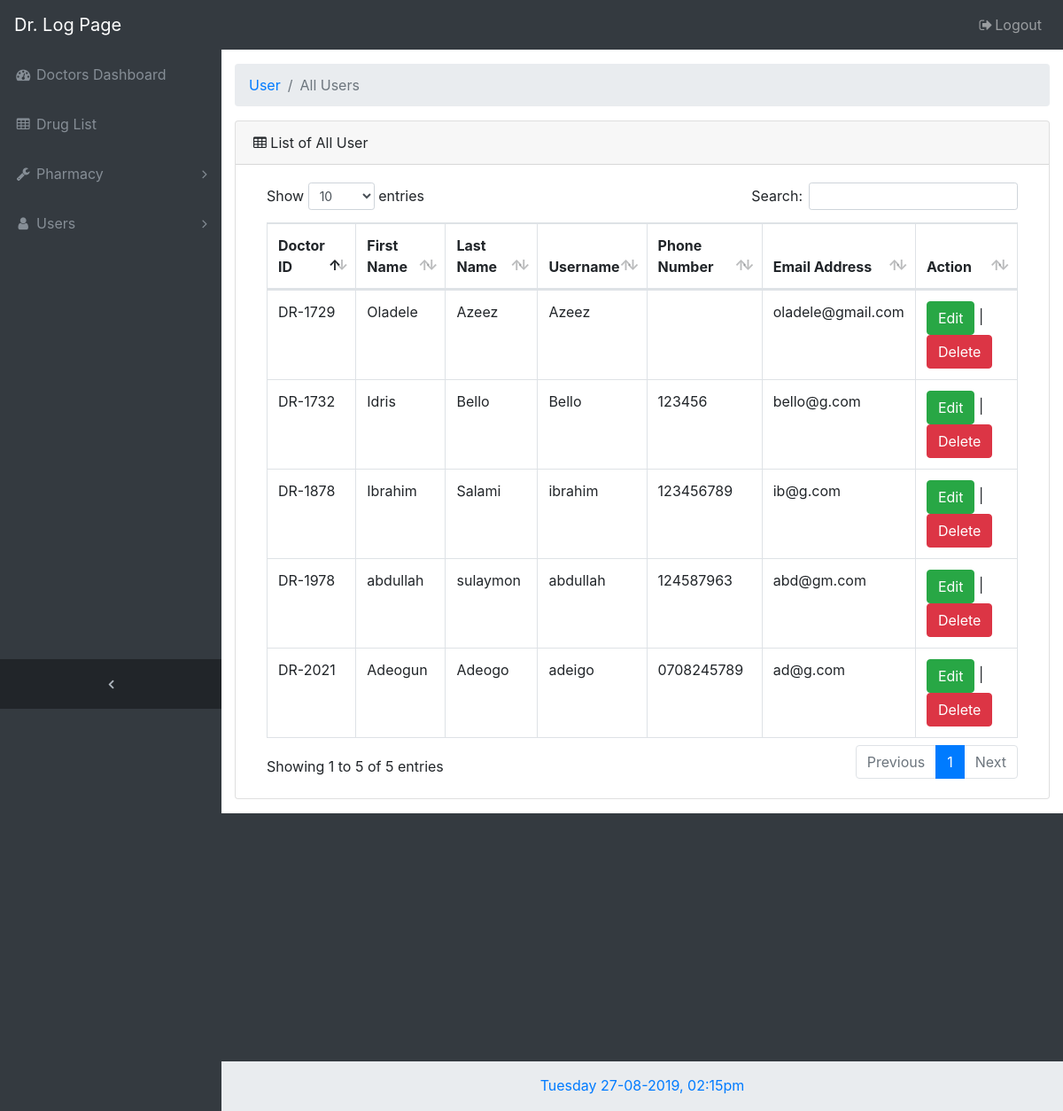
/doctor/alluser.php (signed in), run on the app's committed database.
### tables this page shows
CREATE TABLE `tbldoctor` (
  `doctorID` varchar(50) NOT NULL,
  `firstname` varchar(255) NOT NULL,
  `lastname` varchar(255) NOT NULL,
  `username` varchar(255) NOT NULL,
  `password` varchar(255) NOT NULL,
  `email` varchar(255) NOT NULL,
  `phone` varchar(20) NOT NULL
);

### doctor/alluser.php (the view, shortened to what this page needs)
<?php include("../includes/dbconnection.php");?>
<!DOCTYPE html>
<html lang="en">
<head>
  <link href="../vendor/bootstrap/css/bootstrap.min.css" rel="stylesheet">
  <link href="../vendor/font-awesome/css/font-awesome.min.css" rel="stylesheet" type="text/css">
  <link href="../vendor/datatables/dataTables.bootstrap4.css" rel="stylesheet">
  <link href="../css/sb-admin.css" rel="stylesheet">
</head>
<body class="fixed-nav sticky-footer bg-dark" id="page-top">
  <nav class="navbar navbar-expand-lg navbar-dark bg-dark fixed-top" id="mainNav">
    <a class="navbar-brand" href="doctorpage.php">Dr. Log Page</a>
    <div class="collapse navbar-collapse" id="navbarResponsive">
      <ul class="navbar-nav navbar-sidenav" id="exampleAccordion">
        <li class="nav-item" data-toggle="tooltip" data-placement="right" title="Doctor's Dashboard">
          <a class="nav-link" href="doctorpage.php">
            <i class="fa fa-fw fa-dashboard"></i>
            <span class="nav-link-text">Doctors Dashboard</span>
          </a>
        </li>
        <li class="nav-item" data-toggle="tooltip" data-placement="right" title="Drug List">
          <a class="nav-link" href="druglist.php">
            <i class="fa fa-fw fa-table"></i>
            <span class="nav-link-text">Drug List</span>
          </a>
        </li>
        <li class="nav-item" data-toggle="tooltip" data-placement="right" title="Pharmacy">
          <a class="nav-link nav-link-collapse collapsed" data-toggle="collapse" href="#collapseComponents" data-parent="#exampleAccordion">
            <i class="fa fa-fw fa-wrench"></i>
            <span class="nav-link-text">Pharmacy</span>
          </a>
        </li>
        <li class="nav-item" data-toggle="tooltip" data-placement="right" title="Users">
          <a class="nav-link nav-link-collapse collapsed" data-toggle="collapse" href="#collapseComponent" data-parent="#exampleAccordion">
            <i class="fa fa-fw fa-user"></i>
            <span class="nav-link-text">Users</span>
          </a>
        </li>
      </ul>
      <ul class="navbar-nav sidenav-toggler">
        <li class="nav-item">
          <a class="nav-link text-center" id="sidenavToggler">
            <i class="fa fa-fw fa-angle-left"></i>
          </a>
        </li>
      </ul>
      <ul class="navbar-nav ml-auto">
        <li class="nav-item">
          <a class="nav-link" data-toggle="modal" data-target="#exampleModal">
            <i class="fa fa-fw fa-sign-out"></i>Logout</a>
        </li>
      </ul>
    </div>
  </nav>
  <div class="content-wrapper">
    <div class="container-fluid">
      <ol class="breadcrumb">
        <li class="breadcrumb-item">
          <a href="#">User</a>
        </li>
        <li class="breadcrumb-item active">All Users</li>
      </ol>
      <div class="card mb-3">
        <div class="card-header">
          <i class="fa fa-table"></i> List of All User</div>
        <div class="card-body">
          <div class="table-responsive">
            <table class="table table-bordered" id="dataTable" width="100%" cellspacing="0">
              <thead>
                <tr>
                  <th>Doctor ID</th>
                  <th>First Name</th>
                  <th>Last Name</th>
                  <th>Username</th>
                  <th>Phone Number</th>
                  <th>Email Address</th>
                  <th>Action</th>
                </tr>
              </thead>
              <tbody>
                  <?php
                    $query = "SELECT * FROM `tbldoctor`";
                    $result = mysqli_query($dbConnect, $query) or die("cant connect to database!");
                      while ($row = mysqli_fetch_assoc($result)) {?>
                    <tr>
                  <td><?php echo $row['doctorID']; ?></td>
                  <td><?php echo $row['firstname']; ?></td>
                  <td><?php echo $row['lastname']; ?></td>
                  <td><?php echo $row['username']; ?></td>
                  <td><?php echo $row['phone']; ?></td>
                  <td><?php echo $row['email']; ?></td>
                  <td><button class="btn btn-success">Edit</button> <span>|</span> <button class="btn btn-danger" data-toggle="modal" data-target="#deleteModal">Delete</button> </td>
                </tr>
                      <?php }?>
              </tbody>
            </table>
          </div>
        </div>
      </div>
    </div>
    <footer class="sticky-footer">
      <div class="container">
        <div class="text-center">
          <p class="text-primary"><?php echo date("l d-m-Y, h:ia");?></p>>
        </div>
      </div>
    </footer>
  </div>
</body>
</html>

### css/sb-admin.css (style rules this page uses)
html { position: relative; min-height: 100%; }
body { overflow-x: hidden; }
body.sticky-footer { margin-bottom: 56px; }
body.sticky-footer .content-wrapper { min-height: calc(100vh - 56px - 56px); }
body.fixed-nav { padding-top: 56px; }
.content-wrapper { min-height: calc(100vh - 56px); padding-top: 1rem; }
#mainNav .navbar-collapse { overflow: auto; max-height: 75vh; }
#mainNav .navbar-collapse .navbar-nav .nav-item .nav-link { cursor: pointer; }
#mainNav .navbar-collapse .navbar-sidenav .nav-link-collapse:after { float: right; content: '\f107'; font-family: 'FontAwesome'; }
#mainNav .navbar-collapse .navbar-sidenav .nav-link-collapse.collapsed:after { content: '\f105'; }
#mainNav .navbar-collapse .sidenav-toggler { display: none; }
@media (min-width: 992px) { #mainNav .navbar-brand { width: 250px; } }
@media (min-width: 992px) { #mainNav .navbar-collapse { overflow: visible; max-height: none; } }
@media (min-width: 992px) { #mainNav .navbar-collapse .navbar-sidenav { position: absolute; top: 0; left: 0; -webkit-flex-direction: column; -ms-flex-direction: column; flex-direction: column; margin-top: 56px; } }
@media (min-width: 992px) { #mainNav .navbar-collapse .navbar-sidenav>.nav-item { width: 250px; padding: 0; } }
@media (min-width: 992px) { #mainNav .navbar-collapse .navbar-sidenav>.nav-item>.nav-link { padding: 1em; } }
#mainNav.fixed-top .sidenav-toggler { display: none; }
@media (min-width: 992px) { #mainNav.fixed-top .navbar-sidenav { height: calc(100vh - 112px); } }
@media (min-width: 992px) { #mainNav.fixed-top .sidenav-toggler { position: absolute; top: 0; left: 0; display: flex; -webkit-flex-direction: column; -ms-flex-direction: column; flex-direction: column; margin-top: calc(100vh - 56px); } }
@media (min-width: 992px) { #mainNav.fixed-top .sidenav-toggler>.nav-item { width: 250px; padding: 0; } }
@media (min-width: 992px) { #mainNav.fixed-top .sidenav-toggler>.nav-item>.nav-link { padding: 1em; } }
#mainNav.fixed-top.navbar-dark .sidenav-toggler { background-color: #212529; }
#mainNav.fixed-top.navbar-dark .sidenav-toggler a i { color: #adb5bd; }
.content-wrapper { overflow-x: hidden; background: white; }
@media (min-width: 992px) { .content-wrapper { margin-left: 250px; } }
#sidenavToggler i { font-weight: 800; }
#mainNav.navbar-dark .navbar-collapse .navbar-sidenav .nav-link-collapse:after { color: #868e96; }
#mainNav.navbar-dark .navbar-collapse .navbar-sidenav>.nav-item>.nav-link { color: #868e96; }
@media (min-width: 992px) { #mainNav.navbar-dark .navbar-collapse .navbar-sidenav { background: #343a40; } }
footer.sticky-footer { position: absolute; right: 0; bottom: 0; width: 100%; height: 56px; background-color: #e9ecef; line-height: 55px; }
@media (min-width: 992px) { footer.sticky-footer { width: calc(100% - 250px); } }

### data on the page
tbldoctor: doctorID "DR-1729", firstname "Oladele", lastname "Azeez", username "Azeez", email "oladele@gmail.com"
tbldoctor: doctorID "DR-1732", firstname "Idris", lastname "Bello", username "Bello", phone "123456", email "bello@g.com"
tbldoctor: doctorID "DR-1878", firstname "Ibrahim", lastname "Salami", username "ibrahim", phone "123456789", email "ib@g.com"
tbldoctor: doctorID "DR-1978", firstname "abdullah", lastname "sulaymon", username "abdullah", phone "124587963", email "abd@gm.com"
tbldoctor: doctorID "DR-2021", firstname "Adeogun", lastname "Adeogo", username "adeigo", phone "0708245789", email "ad@g.com"
